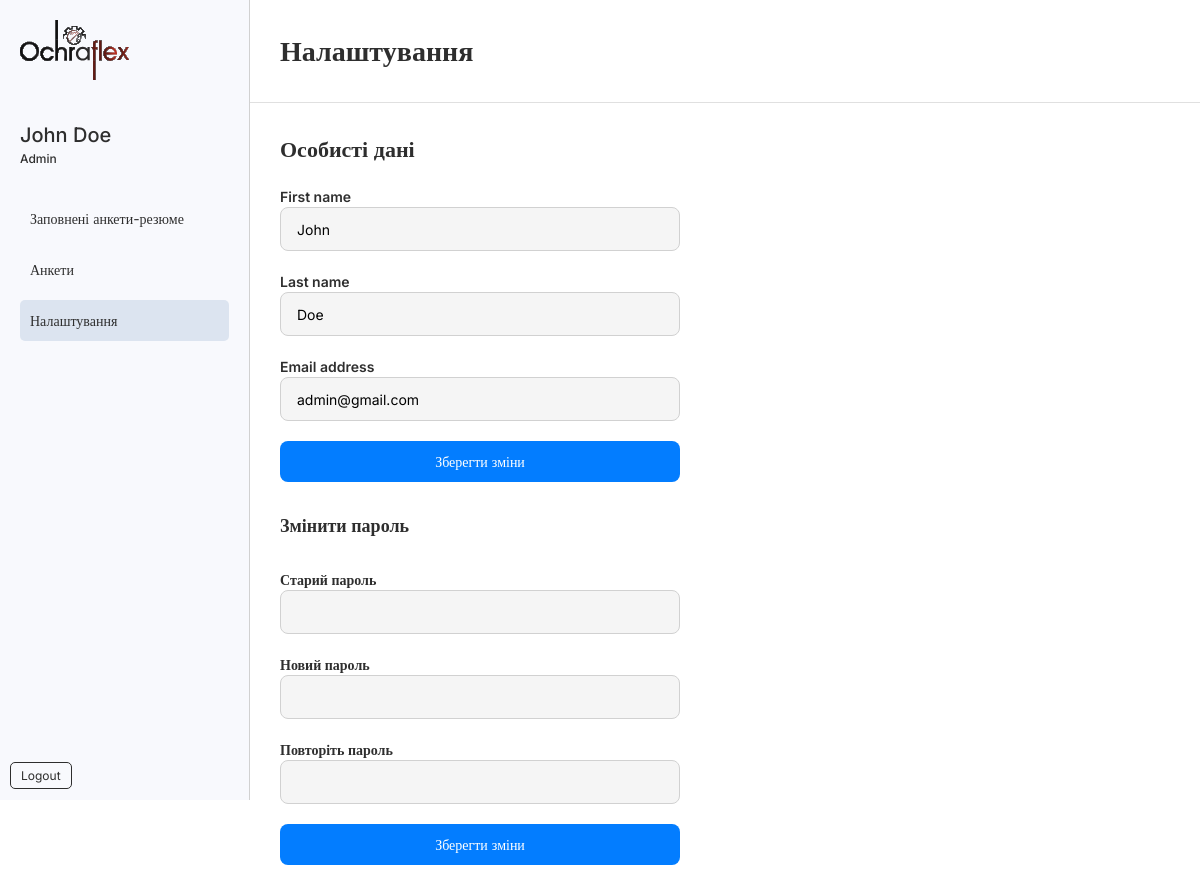
/dashboard/settings/ (signed in), run on the app's committed database.
### account/models.py (models this page shows, shortened)
class CustomUser(AbstractUser):
    username = None
    email = models.EmailField(_("Email address"), unique=True)
    USERNAME_FIELD = "email"
    REQUIRED_FIELDS = [
        'first_name',
        'last_name',
    ]
    objects = CustomUserManager()

### app/views.py (the view)
# urls.py: path('settings/', views.dashboard_view, name='dashboard'),
@login_required(login_url='/account/signin')
def dashboard_view(request):
    if not request.user.is_authenticated:
        return redirect('signin')
    user_form = ChangeUserForm(instance=request.user)
    if request.method == 'POST':
        user_form = ChangeUserForm(request.POST, instance=request.user)
        if user_form.is_valid():
            user_form.save()
            messages.success(request, 'Профіль успішно оновлено.')
            return redirect('dashboard')
    change_password_form = CustomPasswordChangeForm(user=request.user)
    if request.method == 'POST':
        change_password_form = CustomPasswordChangeForm(
            user=request.user,
            data=request.POST,
        )
        if change_password_form.is_valid():
            user = change_password_form.save()
            update_session_auth_hash(request, user)
            messages.success(
                request, 'Ваш пароль успішно змінено!')
            return redirect('dashboard')
        else:
            messages.error(request, 'Виправте помилку нижче.')
    else:
        change_password_form = CustomPasswordChangeForm(user=request.user)
    return render(request, 'dashboard/settings.html', {'form': user_form, 'change_password_form': change_password_form})

### account/forms.py
class ChangeUserForm(forms.ModelForm):
    class Meta:
        model = CustomUser
        fields = ('first_name', 'last_name', 'email')

### app/forms.py (shortened to what this page needs)
class CustomPasswordChangeForm(PasswordChangeForm):
    first_name = forms.CharField(
        max_length=30, required=False, label="First Name")
    last_name = forms.CharField(
        max_length=30, required=False, label="Last Name")
    def __init__(self, *args, **kwargs):
        super().__init__(*args, **kwargs)
        self.fields['first_name'].initial = self.user.first_name
        self.fields['last_name'].initial = self.user.last_name

### app/templatetags/custom_filters.py (called while the page is built)
@register.simple_tag
def is_active_path(request, pattern):
    return "active" if re.match(pattern, request.path) else ""

### templates/dashboard/settings.html (shortened to what this page needs)
{% extends 'dashboard/dashboard_base.html' %}
{% block title_page %}Налаштування{% endblock title_page %}
{% block main %}
<div class="settings">
  <h4>Особисті дані</h4>
  <form method="POST">
    <label for="id_first_name" class="input_label">First name</label>
    <input
      type="text"
      name="first_name"
      value="{{request.user.first_name}}"
      maxlength="150"
      id="id_first_name"
      class="input_base marg_bottom-20"
    />
    <label for="id_last_name" class="input_label">Last name</label>
    <input
      type="text"
      name="last_name"
      value="{{ request.user.last_name }}"
      maxlength="150"
      id="id_last_name"
      class="input_base marg_bottom-20"
    />
    <label for="id_email" class="input_label">Email address</label>
    <input
      type="email"
      name="email"
      value="{{ request.user.email }}"
      maxlength="254"
      required=""
      id="id_email"
      class="input_base marg_bottom-20"
    />
    <button type="submit" class="button_primary button_reset button_full_width">
      Зберегти зміни
    </button>
  </form>
  <h5>Змінити пароль</h5>
  <form method="POST">
    <label for="id_old_password" class="input_label">Старий пароль</label>
    <input
      type="password"
      name="old_password"
      autocomplete="current-password"
      required
      id="id_old_password"
      class="input_base marg_bottom-20"
    />
    <label for="id_new_password1" class="input_label">Новий пароль</label>
    <input
      type="password"
      name="new_password1"
      autocomplete="new-password"
      id="id_new_password1"
      class="input_base marg_bottom-20"
    />
    <label for="id_new_password2" class="input_label">Повторіть пароль</label>
    <input
      type="password"
      name="new_password2"
      autocomplete="new-password"
      id="id_new_password2"
      class="input_base marg_bottom-20"
    />
    <button type="submit" class="button_reset button_primary button_full_width">
      Зберегти зміни
    </button>
  </form>
</div>
{% endblock main %}

### templates/dashboard/dashboard_base.html (shortened to what this page needs)
{% load static %} {% load custom_filters %}
<!DOCTYPE html>
<html lang="en">
  <head>
    <link rel="stylesheet" href="{% static 'css/reset.css' %}" />
    <link rel="stylesheet" href="{% static 'css/style.css' %}" />
    <link rel="stylesheet" href="{% static 'css/auth/alert.css' %}" />
    <link
      rel="stylesheet"
      href="{% static 'css/dashboard/dashboard_style.css' %}"
    />
    <link rel="stylesheet" href="{% static 'css/dashboard/side_bar.css' %}" />
    <link
      rel="stylesheet"
      href="{% static 'css/dashboard/main_header.css' %}"
    />
    <link rel="stylesheet" href="{% static 'css/form-items.css' %}" />
    <link rel="stylesheet" href="{% static 'css/responsive.css' %}" />
  </head>
  <body class="inter-primary">
    <div class="sidebar">
      <div class="logo">
        <a href="{% url 'questionnaires' %}">
          <img src="{% static 'images/main_logo.svg' %}" alt="Logo" />
        </a>
      </div>
      <div class="user">
        {{ request.user.get_full_name }}
        <div class="role">Admin</div>
      </div>
      <ul class="menu">
        <li>
          <a
            href="{% url 'list_resumes' %}"
            class="{% is_active_path request '/dashboard/resumes/.*' %}"
          >
            Заповнені анкети-резюме</a
          >
        </li>
        <li>
          <a
            href="{% url 'questionnaires' %}"
            class="{% is_active_path request '/dashboard/questionnaires/.*' %}"
            >Анкети</a
          >
        </li>
        <li>
          <a
            href="{% url 'dashboard' %}"
            class="{% if request.path == '/dashboard/settings/' %}active{% endif %}"
            >Налаштування</a
          >
        </li>
      </ul>
      <div class="logout">
        <a href="{% url 'logout' %}"> Logout </a>
      </div>
    </div>
    <div class="page">
      <div class="header">
        <h1>{% block title_page %}{% endblock title_page %}</h1>
      </div>
      <div class="content">
        {% block main %} {% endblock main %}
      </div>
    </div>
  </body>
</html>

### static/css/style.css (style rules this page uses)
body { position: relative; }
.inter-primary { font-family: "Inter", serif; font-optical-sizing: auto; font-size: 14px; font-weight: 400; font-style: normal; }
.input_base, .input_base_red { background-color: #f5f5f5; border: 1px solid #d1d1d1; border-radius: 8px; padding: 12px 16px; display: inline-block; width: 100%; height: 44px; box-sizing: border-box; }
.input_label { display: inline-block; font-weight: 600; color: #2e2e2e; }
.button_reset { background-color: transparent; color: inherit; outline: none !important; border: none; border-radius: 8px; padding: 10px 24px; cursor: pointer; text-decoration: none; }
.button_full_width { width: 100%; transition: all 0.2s ease-in-out; }
.button_primary, .button_primary_link { background-color: #037dff; color: #ffffff; transition: all 0.2s ease-in-out; }
.marg_bottom-20 { margin-bottom: 20px; }

### static/css/auth/alert.css (style rules this page uses)
:root { --success-bg-color: #d5e6de; --success-text-color: #0a3622; --success-border-color: #9eccbd; --warning-bg-color: orange; --warning-text-color: orange; --warning-border-color: orange; --danger-bg-color: #f8d7da; --danger-text-color: #58151c; --danger-border-color: #f1aeb5; }

### static/css/dashboard/dashboard_style.css (style rules this page uses)
.page { width: 100%; padding-left: 250px; }
.content { padding: 30px; }
.content h4 { font-size: 22px; color: #2e2e2e; font-weight: 600; margin-bottom: 20px; }
.content h5 { font-size: 18px; color: #2e2e2e; font-weight: 600; margin: 30px 0; }
.settings { width: 400px; }

### static/css/dashboard/side_bar.css (style rules this page uses)
.sidebar { width: 250px; height: 100vh; background-color: #f8f9fd; border-right: 1px solid #d1d1d1; padding: 20px; box-sizing: border-box; position: fixed; }
.sidebar .logo { margin-bottom: 40px; }
.sidebar .user { font-size: 20px; font-weight: 500; color: #2e2e2e; margin-bottom: 30px; }
.sidebar .user .role { font-size: 12px; color: #2e2e2e; }
.sidebar .menu { list-style: none; padding: 0; margin: 0; }
.sidebar .menu li { margin-bottom: 10px; }
.sidebar .menu li a { text-decoration: none; color: #2e2e2e; padding: 10px; display: block; border-radius: 5px; transition: background-color 0.3s; }
.sidebar .menu li a.active { background-color: #dce4f0; }
.sidebar .logout { position: absolute; bottom: 15px; left: 10px; text-align: center; }
.sidebar .logout a { background-color: url("../../images/icons/arrow-left.svg") no-repeat transparent; color: #2e2e2e; border: 1px solid #2e2e2e; padding: 5px 10px; font-size: 12px; border-radius: 5px; cursor: pointer; transition: background-color 0.3s; text-decoration: none; }

### static/css/dashboard/main_header.css (style rules this page uses)
.header { display: flex; align-items: center; padding: 30px; border-bottom: 1px solid #e0e0e0; }
.header h1 { font-size: 28px; color: #2e2e2e; font-weight: 700; font-weight: 700; }

### data on the page
CustomUser: user.get_full_name "John Doe", first_name "John", last_name "Doe", email "admin@gmail.com"
